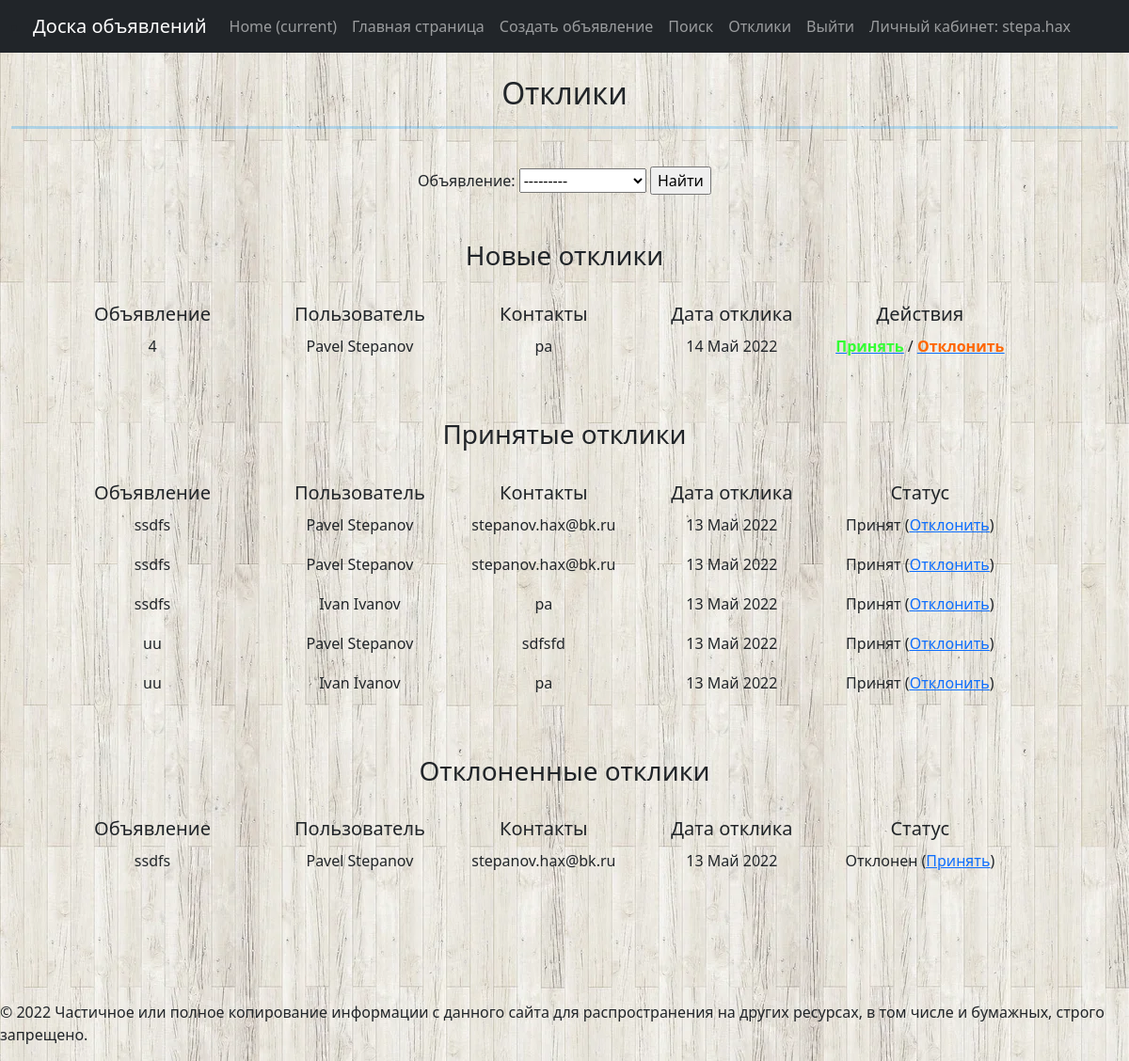
Page /response/ (signed in) on the committed database.
### main/models.py (models this page shows, shortened)
class Response(models.Model):
    advert = models.ForeignKey(Advert, on_delete=models.CASCADE, verbose_name='Объявление')
    user_response = models.ForeignKey(User, on_delete=models.CASCADE, verbose_name='Автор отклика')
    text = models.TextField(verbose_name='Текст отклика')
    dateCreation = models.DateTimeField(auto_now_add=True, verbose_name='Дата отклика')
    status_del = models.BooleanField(default=False, verbose_name='Статус отклика - отклонен')
    status_add = models.BooleanField(default=False, verbose_name='Статус отклика - принят')
    class Meta:
        verbose_name = "Отклики"
        verbose_name_plural = "Отклики"

class Advert(models.Model):
    title = models.CharField(max_length=128, verbose_name="Заголовок")
    content = RichTextUploadingField(verbose_name='Контент')
    category = models.ForeignKey(Category, on_delete=models.CASCADE, verbose_name="Категория")
    user = models.ForeignKey(User, blank=True, null=True, on_delete=models.CASCADE, verbose_name='Пользователь')
    dateCreation = models.DateTimeField(auto_now_add=True, verbose_name="Время создания объявления")
    def __str__(self):
        return f'{self.title}'
    class Meta:
        verbose_name = "Объявления"
        verbose_name_plural = "Объявления"

### main/views.py (the view)
# urls.py: path('response/', ProtectResponseList.as_view(), name='response'),
class ProtectResponseList(LoginRequiredMixin, ResponseList):
    permission_required = ('response',)

### main/views.py (called while the page is built)
    def get_queryset(self, **kwargs):
        user_id = self.request.user.id
        return Response.objects.filter(advert__user=user_id).filter(status_del=False).filter(status_add=False)

    def get_context_data(self, **kwargs):
        context = super().get_context_data(**kwargs)
        user_id = self.request.user.id
        context['filter'] = ResponseFilter(self.request.GET, queryset=self.get_queryset())
        context['new_response'] = Response.objects.filter(advert__user=user_id).filter(status_del=False). \
            filter(status_add=False)
        context['del_response'] = Response.objects.filter(advert__user=user_id).filter(status_del=True)
        context['add_response'] = Response.objects.filter(advert__user=user_id).filter(status_add=True)
        return context

### templates/user_response.html (shortened to what this page needs)
{% extends 'flatpages/default.html' %}
{% block content %}
<br>
<h2>Отклики</h2>
<hr size="5" style="color: #0099ff;"/>
<br>
<form method="GET">
    {{ filter.form }}
    <input type="submit" value="Найти">
</form><br>
{% if new_response %}
<br><h3>Новые отклики</h3><br>
<table >
    <tr>
        <td width="300"><h5>Объявление</h5></td>
        <td width="100"><h5>Пользователь</h5></td>
        <td width="250"><h5>Контакты</h5></td>
        <td width="150"><h5>Дата отклика</h5></td>
        <td width="250"><h5>Действия</h5></td>
    </tr>
    {% for response in filter.qs %}
    <tr>
        <td><p align="center">{{ response.advert }}</p></td>
        <td><p align="center">{{ response.user_response.first_name }} {{ response.user_response.last_name }}</p></td>
        <td><p align="center">{{ response.text }}</p></td>
        <td><p align="center">{{ response.dateCreation | date:"d M Y" }}</p></td>
        <td><p align="center"><a href="{% url 'accept' response.id %}"><u><strong><span style="color: #33ff33;">Принять</span></strong></u></a> /
            <a href="{% url 'remove' response.id %}"><u><strong><span style="color: #ff6600;">Отклонить</span></strong></u></a></p></td>
    </tr>
    {% endfor %}
</table><br>
{% endif %}
{% if add_response %}
<br><h3>Принятые отклики</h3><br>
<table >
    <tr>
        <td width="300"><h5>Объявление</h5></td>
        <td width="100"><h5>Пользователь</h5></td>
        <td width="250"><h5>Контакты</h5></td>
        <td width="150"><h5>Дата отклика</h5></td>
        <td width="250"><h5>Статус</h5></td>
    </tr>
    {% for response in add_response %}
    <tr>
        <td><p align="center">{{ response.advert }}</p></td>
        <td><p align="center">{{ response.user_response.first_name }} {{ response.user_response.last_name }}</p></td>
        <td><p align="center">{{ response.text }}</p></td>
        <td><p align="center">{{ response.dateCreation | date:"d M Y" }}</p></td>
        <td><p align="center">Принят (<a href="{% url 'remove' response.id %}"><u>Отклонить</u></a>)</p></td>
    </tr>
    {% endfor %}
</table><br>
{% endif %}
{% if del_response %}
<br><h3>Отклоненные отклики</h3><br>
<table >
    <tr>
        <td width="300"><h5>Объявление</h5></td>
        <td width="100"><h5>Пользователь</h5></td>
        <td width="250"><h5>Контакты</h5></td>
        <td width="150"><h5>Дата отклика</h5></td>
        <td width="250"><h5>Статус</h5></td>
    </tr>
    {% for response in del_response %}
    <tr>
        <td><p align="center">{{ response.advert }}</p></td>
        <td><p align="center">{{ response.user_response.first_name }} {{ response.user_response.last_name }}</p></td>
        <td><p align="center">{{ response.text }}</p></td>
        <td><p align="center">{{ response.dateCreation | date:"d M Y" }}</p></td>
        <td><p align="center">Отклонен (<a href="{% url 'accept' response.id %}"><u>Принять</u></a>)</p></td>
    </tr>
    {% endfor %}
</table><br>
{% endif %}
{% endblock content %}

### templates/flatpages/default.html (shortened to what this page needs)
<!DOCTYPE html>
{% load static %}
<html lang="en">
<head>
    <link href="{% static 'css/styles.css' %}" rel="stylesheet"/>
</head>
<body background="{% static 'images/3.jpg' %}">
<nav class="navbar navbar-expand-lg navbar-dark bg-dark static-top">
    <div class="container">
        <li class="nav-item">
            <a class="navbar-brand" href="/admin/">Доска объявлений</a>
        </li>
        <div class="collapse navbar-collapse" id="navbarResponsive">
            <ul class="navbar-nav ml-auto">
                <li class="nav-item active">
                    <a class="nav-link" href="/home/">Home
                        <span class="sr-only">(current)</span>
                    </a>
                </li>
                <li class="nav-item">
                    <a class="nav-link" href="{% url 'main' %}">Главная страница</a>
                </li>
                {% if request.user.username %}
                <li class="nav-item">
                    <a class="nav-link" href="{% url 'create' %}">Создать объявление</a>
                </li>
                {% endif %}
                <li class="nav-item">
                    <a class="nav-link" href="{% url 'search' %}">Поиск</a>
                </li>
                {% if request.user.username %}
                    <li class="nav-item"><a class="nav-link" href="{% url 'response' %}">Отклики</a></li>
                {% endif %}
                {% if request.user.username %}
                <li class="nav-item"><a class="nav-link" href="{% url 'logout' %}">Выйти</a></li>
                {% endif %}
                {% if not request.user.username %}
                <li class="nav-item"><a class="nav-link" href="http://127.0.0.1:8000/sign/login/">Войти</a>
                </li>
                {% else %}
                <li><a class="nav-link" href="{% url 'profile' %}">Личный кабинет: {{request.user.username}}</a></li>
                {% endif %}
            </ul>
        </div>
    </div>
</nav>
<div class="container">
    <div class="row">
        <div class="col-lg-12 text-center">
            {% block content %}
            {% endblock content %}
        </div>
    </div>
</div>
    <br><br><br><br>
    <tr>
        <td valign=top>
            <div id="footer">
                <p>&copy; 2022 Частичное или полное копирование информации с данного сайта для распространения на других ресурсах, в том числе и бумажных, строго запрещено.</p>
            </div>
        </td>
    </tr>
</body>
</html>

### rows in the picture
Response: advert "4", user_response.first_name "Pavel", user_response.last_name "Stepanov", text "pa", dateCreation "14 Май 2022"
Response: advert "ssdfs", user_response.first_name "Pavel", user_response.last_name "Stepanov", text "stepanov.hax@bk.ru", dateCreation "13 Май 2022"
Response: advert "ssdfs", user_response.first_name "Pavel", user_response.last_name "Stepanov", text "stepanov.hax@bk.ru", dateCreation "13 Май 2022"
Response: advert "ssdfs", user_response.first_name "Ivan", user_response.last_name "Ivanov", text "pa", dateCreation "13 Май 2022"
Response: advert "uu", user_response.first_name "Pavel", user_response.last_name "Stepanov", text "sdfsfd", dateCreation "13 Май 2022"
Response: advert "uu", user_response.first_name "Ivan", user_response.last_name "Ivanov", text "pa", dateCreation "13 Май 2022"
Response: advert "ssdfs", user_response.first_name "Pavel", user_response.last_name "Stepanov", text "stepanov.hax@bk.ru", dateCreation "13 Май 2022"

### other values in the picture
{{ request.user.username }} "stepa.hax"
